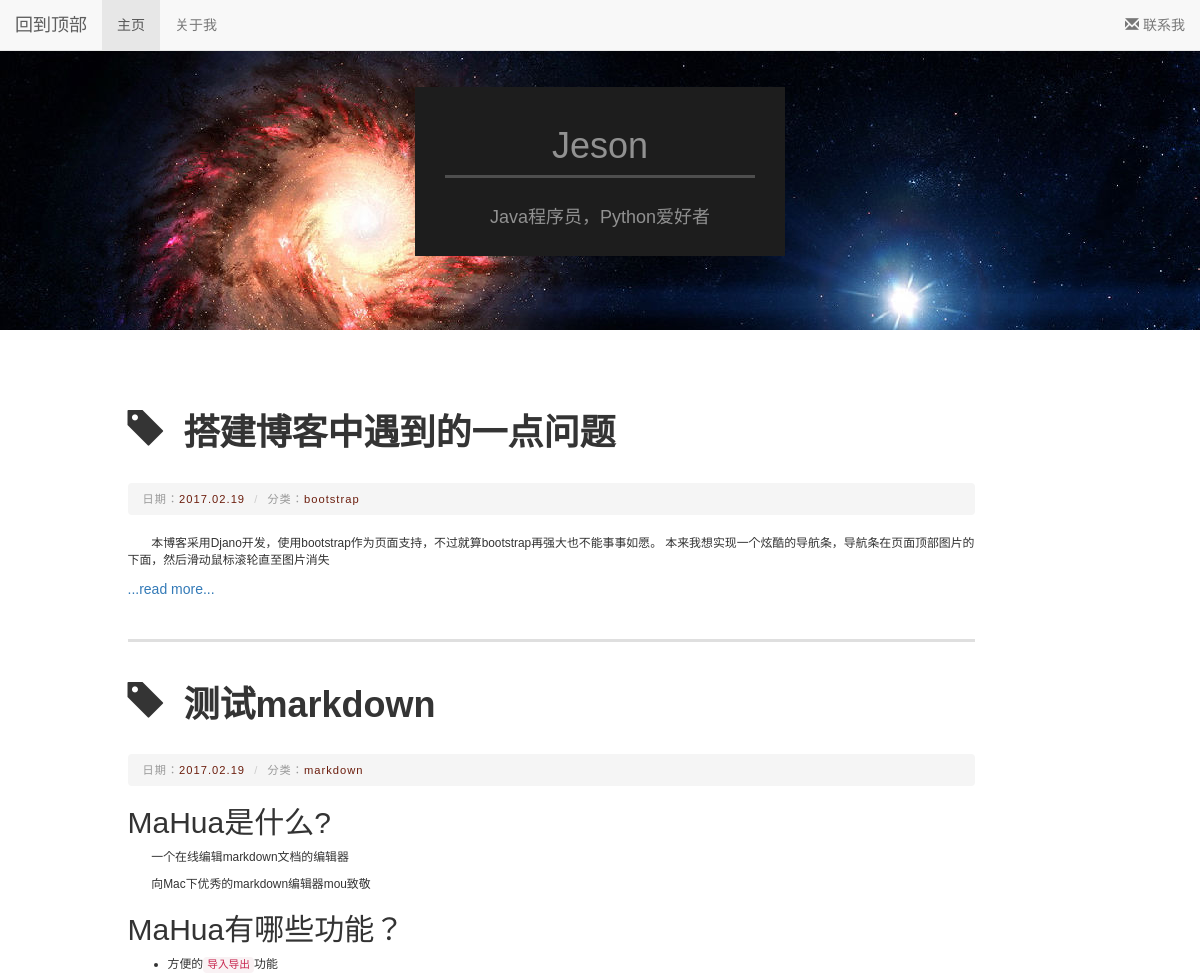
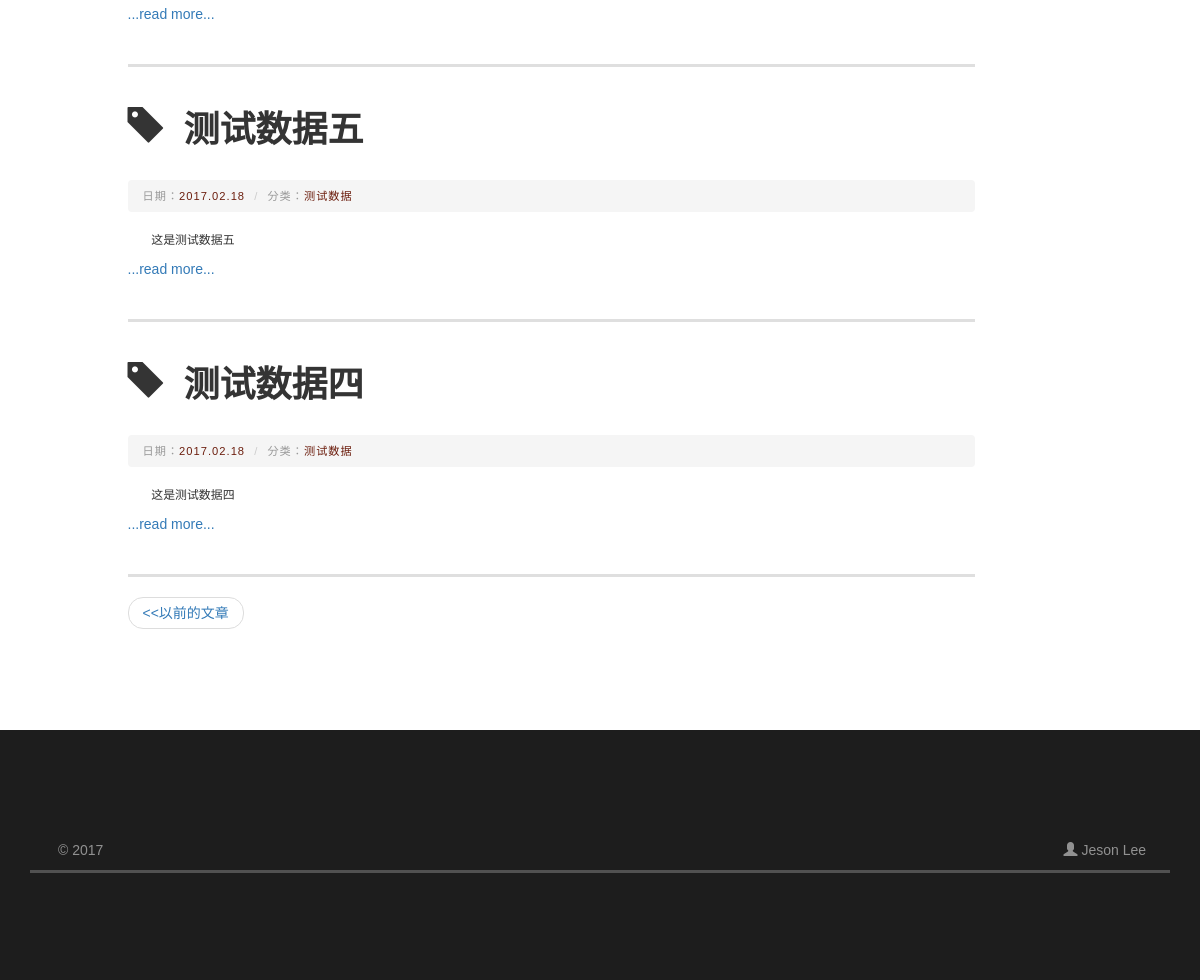
The page / on the database its author committed (2 pictures, top to bottom).
### blog/models.py (models this page shows)
class Article(models.Model):
    title = models.CharField(max_length=100)
    category = models.CharField(max_length=50, blank=True)
    date_time = models.DateTimeField(auto_now_add=True)
    content = models.TextField(blank=True, null=True)
    def __str__(self):
        return self.content[:100]
    class Meta:
        ordering = ['-date_time']

### blog/views.py (the view)
# urls.py: 2. Add a URL to urlpatterns:  url(r'^$', views.home, name='home')
def home(request):
    articles = Article.objects.all()  # 获取全部的Article对象
    article_num = len(articles)
    articles = articles[0:4]
    return render(request, 'home.html', {'articles': articles, 'article_num': article_num})

### blog/templatetags/djangomarkdown.py (called while the page is built)
@register.filter(is_safe=True)
@stringfilter
def django_markdown(value):
    return mark_safe(markdown2.markdown(force_text(value),
                                        extras=["fenced-code-blocks", "cuddled-lists", "metadata", "tables",
                                                "spoiler"]))

### templates/home.html (shortened to what this page needs)
{% extends 'base.html' %}
{% block content %}
    <div>
      {% for article in articles %}
        <br>
        <div>
          <div class="post-header">
            <h1 class="article-title">
              <strong><a href="{% url 'detail' article_id=article.id %}" rel="bookmark"><span class="glyphicon glyphicon-tag"></span>&nbsp;&nbsp;{{ article.title }}</a></strong>
            </h1>
            <br>
            <div class="article-meta">
              <ul class="breadcrumb">
                <li>日期：<a href="javascript:void(0)">{{ article.date_time| date:'Y.m.d' }}</a></li>
                <li>分类：<a href="javascript:void(0)">{{ article.category }}</a></li>
              </ul>
            </div>
          </div>
          <div>
            {% load djangomarkdown %}
            <small>{{ article|django_markdown}}</small>
            <span><a href="{% url 'detail' article_id=article.id %}">...read more...</a></span>
          </div>
          <br><br>
          <hr>
        </div>
      {% endfor %}
    </div>
  {% if article_num > 4 %}
    <ul class="pager">
      <li class="previous"><a href="{% url 'pre' %}">&lt;&lt;以前的文章</a></li>
    </ul>
  {% endif %}
{% endblock %}

### blog/static/selfmade/base.css (style rules this page uses)
body, button, input, select, textarea, h1, h2, h3, h4, h5, h6 { font-family: Arial, Microsoft YaHei, '宋体', Tahoma, Helvetica, "\5b8b\4f53", sans-serif; }
p { text-indent: 2em; }
.article-meta { font-size: 0.8em; color: #999; letter-spacing: 1px; }
.article-title a { color: #343434; }
.article-meta a { color: #6c1e0e; }
hr { background: #dfdfdf; color: #ddd; clear: both; float: none; width: 100%; height: 3px; line-height: 1px; font-size: 0; border: none 0; margin: 0 0 1.4em; }

### rows shown on the page
Article: title "搭建博客中遇到的一点问题", date_time "2017.02.19", category "bootstrap", content "本博客采用Djano开发，使用bootstrap作为页面支持，不过就算bootstrap再强大也不能事事如愿。 本来我想实现一个炫酷的导航条，导航条在页面顶部图片的下面，然后滑动鼠标滚轮直至图片消失"
Article: title "测试markdown", date_time "2017.02.19", category "markdown", content "MaHua是什么? 一个在线编辑markdown文档的编辑器 向Mac下优秀的markdown编辑器mou致敬 MaHua有哪些功能？ 方便的 导入导出 功能"
Article: title "测试数据五", date_time "2017.02.18", category "测试数据", content "这是测试数据五"
Article: title "测试数据四", date_time "2017.02.18", category "测试数据", content "这是测试数据四"
